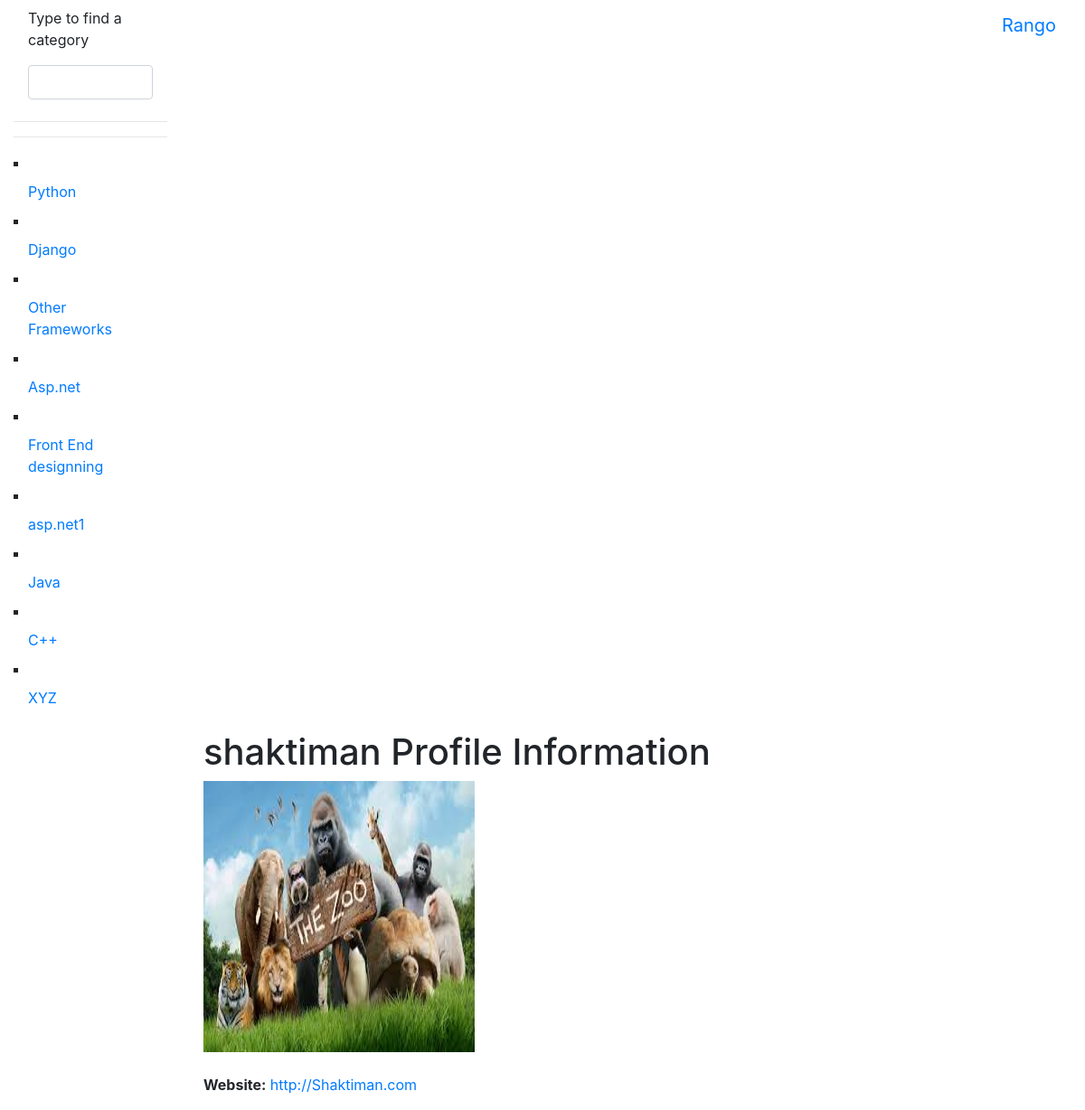
The app's page /rango/View_Profile/shaktiman/ (signed in), older data.
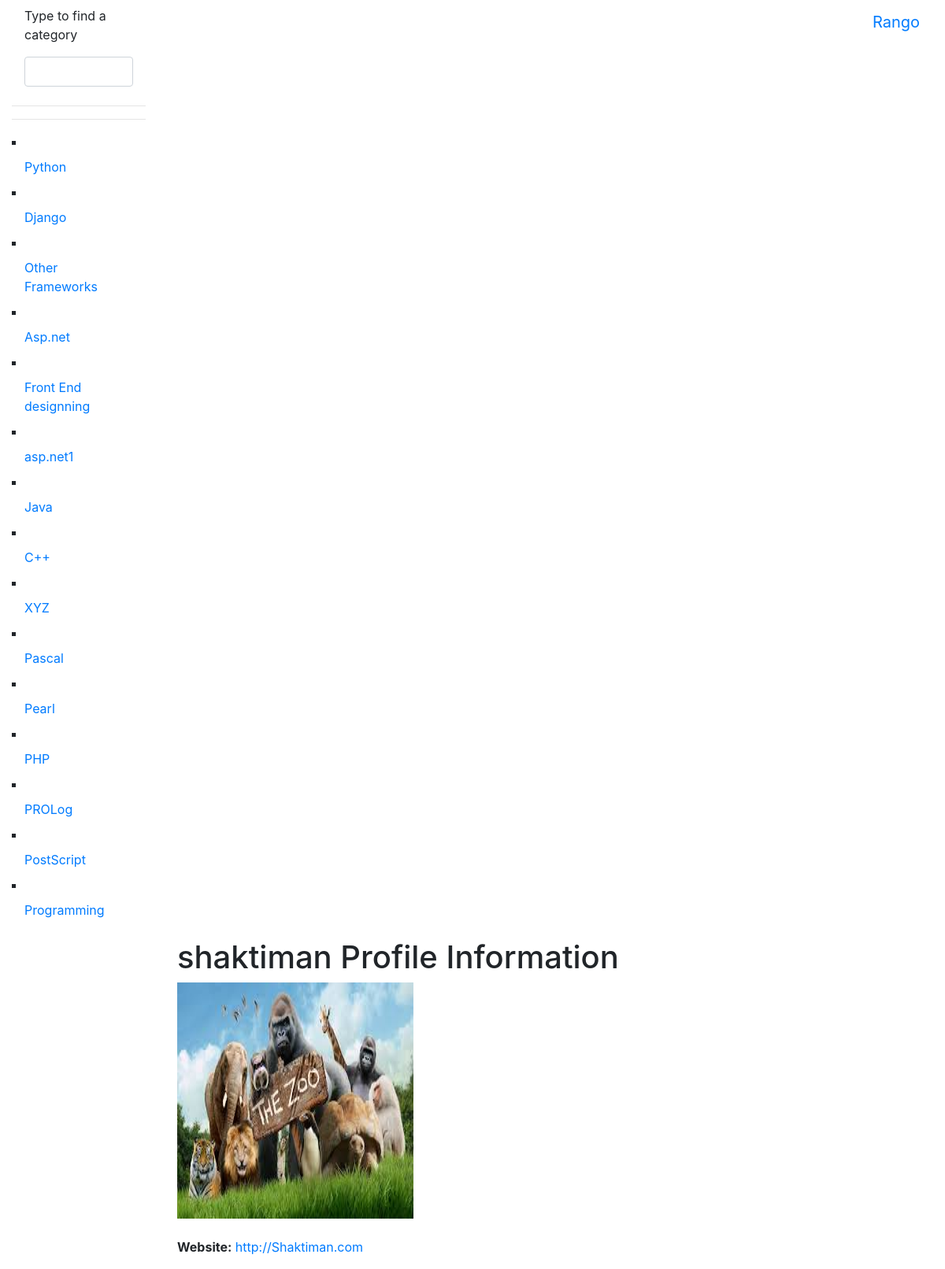
The same page, newer data.
### rango/models.py (models this page shows, shortened)
class Category(models.Model):
    name = models.CharField(max_length=128, unique=True)
    like = models.IntegerField(default=0)
    views = models.IntegerField(default=0)
    slug = models.SlugField(unique=True)
    class Meta:
        verbose_name_plural = 'Categories'

class User_Profile(models.Model):
    user=models.OneToOneField(User,on_delete=models.CASCADE,)
    website=models.URLField(blank=True)
    picture=models.ImageField(upload_to='profile_images',blank=True)

### rango/views.py (the view, shortened to what this page needs)
# urls.py: re_path('^View_Profile/(?P<username>[\w\-]+)/$',views.view_profile,name='view_profile'),
@login_required
def view_profile(request,username):
    try:
        user = User.objects.get(username=username)
    except User.DoesNotExist:
        return redirect('index')
    userdetail = User_Profile.objects.get_or_create(user=user)[0]
    form = UserProfileForm(
        {'website': userdetail.website, 'picture': userdetail.picture})
    return render(request, 'rango_t/profile.html', {'userdetail': userdetail, 'selecteduser': user, 'form': form})

### rango/forms.py
class UserProfileForm(forms.ModelForm):
    website=forms.URLField(max_length=200, help_text="Please enter the URL of your website.", required=False)
    picture=forms.ImageField(max_length=200)
    class Meta:
        model=User_Profile
        fields=('website','picture')

### rango/templatetags/rango_template_tags.py (called while the page is built)
@register.inclusion_tag('rango_t/cats.html')
def get_category_list(cat=None):
    return {'cats': Category.objects.all()}

### templates/rango_t/profile.html (shortened to what this page needs)
{% extends 'rango_t/base_bootstrap.html' %}
{% block body_block%}
<h1>{{ selecteduser.username }} Profile Information </h1>
<img src="{{ MEDIA_URL }}{{ userdetail.picture }}" width="300"  height="300" alt="{{ user.username }}"/>
<br/>
<br/>
<div>
    {% if selecteduser.username == user.username %}
    <form method="post" action="." enctype="multipart/form-data">
    {% csrf_token %}
    {{ form.as_p }}
    <input type="submit" value="Update" />
    </form> {% else %}
    <p><strong>Website:</strong> <a href="{{userdetail.website}}"> {{userdetail.website}}</a></p>
    {% endif %} </div>
{% endblock %}

### templates/rango_t/base_bootstrap.html (shortened to what this page needs)
<!DOCTYPE html>
{% load staticfiles %}
{% load rango_template_tags %}
<html lang="en">
<head>
  <link href="http://v4-alpha.getbootstrap.com/dist/css/bootstrap.min.css" rel="stylesheet">
  <link href="http://v4-alpha.getbootstrap.com/examples/dashboard/dashboard.css" rel="stylesheet">
</head>
<nav class="navbar navbar-toggleable-md navbar-inverse fixed-top bg-inverse">
  <button class="navbar-toggler navbar-toggler-right hidden-lg-up" type="button" data-toggle="collapse" data-target="#navbarsExampleDefault"
    aria-controls="navbarsExampleDefault" aria-expanded="false" aria-label="Toggle navigation">
    <span class="navbar-toggler-icon"></span>
  </button>
  <a class="navbar-brand" href="{% url 'index' %}">Rango</a>
</nav>
<div class="container-fluid">
  <div class="row">
    <div class="col-sm-3 col-md-2 hidden-xs-down bg-faded sidebar">
      <ul class="nav nav-pills flex-column">
        <li class="nav-link"> Type to find a category </li>
        <form>
          <li class="nav-link">
            <input class="form-control" type="text" name="suggestion" value="" id="suggestion" />
          </li>
        </form>
      </ul>
      <hr>
      <hr>
      {% block sidebar_block %}
      {% get_category_list category %}
      {% endblock %}
    </div>
  </div>
  <div class="col-sm-9 offset-sm-3 col-md-10 offset-md-2 pt-3">
    {% block body_block %}
    {% endblock %}
  </div>
</div>
</html>

### templates/rango_t/cats.html (shortened to what this page needs)
{% for c in cats %}
    {% if c == act_cat %}
    <li type="square" class="nav-item"> <strong>
<a href="{% url 'show_category' c.slug %}" class="nav-link">{{ c.name }}</a> </strong><span class="badge badge-pill badge-primary">{{page.views}}</span>
</li> {% else %}
<li type="square" class="nav-item">
<a href="{% url 'show_category' c.slug %}" class="nav-link" >{{ c.name }}</a>
</li> {% endif %}
{% endfor %}

Row changes from the older to the newer data that the page shows:
added Category: name "Pascal"
added Category: name "Pearl"
added Category: name "PHP"
added Category: name "PROLog"
added Category: name "PostScript"
added Category: name "Programming"
